Frame 1 (no input): blank canvas, image omitted
Frame 60 (the mouse pressed at the canvas centre just before this capture): blank canvas, image omitted
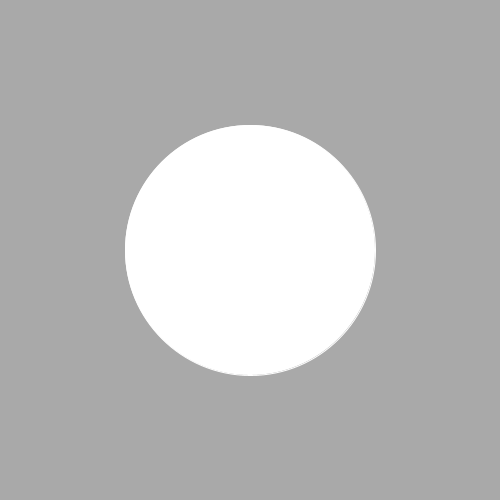
Frame 120 (the mouse held since frame 60 and released just before this capture)

The Processing sketch whose frames 1 and 60 were blank and that drew this single picture after the mouse press (run headless with seeded random() and noise(); from frame 60 on, the mouse is pressed at the canvas centre):

// Processing sketch: Exercise3
// ── Exercise3.pde
void setup()
{
  size(500,500);
}

void draw()
{
background(169);
stroke(255);
fill(255);
ellipse(mouseX, mouseY, mouseY, mouseY);
}
